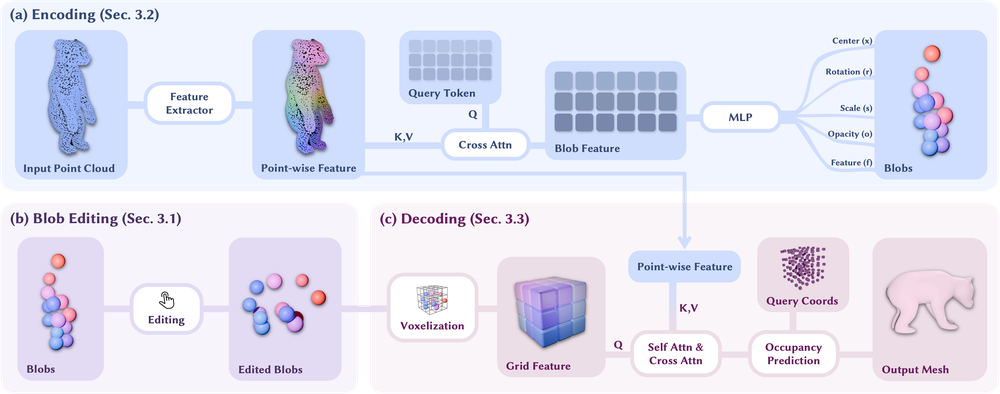
#> input picture canor/assets/images/approach.png, 1000 x 394 px, shrunk from 3652 x 1439 before the run
$ python test.py assets/images/approach.png out.png
#> lines starting #> are read from the running program, lines starting #| are printed output that depends on the picture
from PIL import Image
import sys
import os

def crop_transparent(image_path, save_path=None):
#> called with image_path = 'assets/images/approach.png', save_path = 'out.png'
    image = Image.open(image_path).convert("RGBA")
#> image is the input picture: PIL image 1000x394 RGBA; mean R, G, B, A 221.6, 221.5, 236.9, 244.9
    alpha = image.split()[-1]  # Get alpha channel
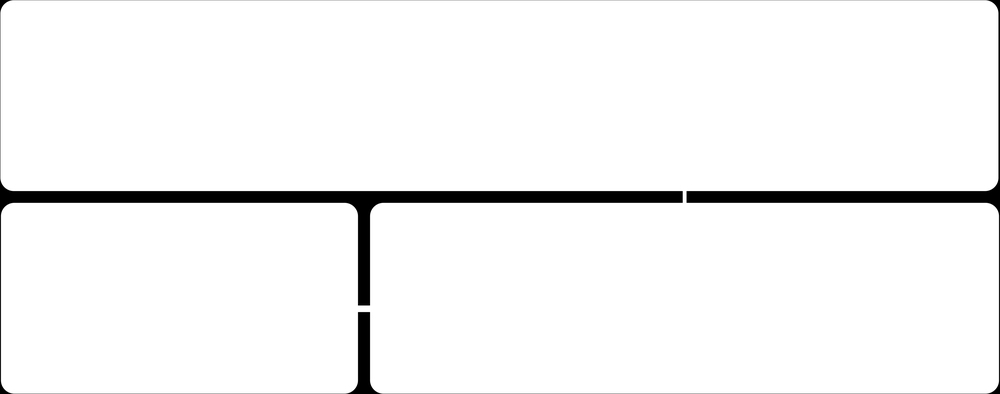
#> alpha: PIL image 1000x394 L; min 0, max 255, mean 244.9
    bbox = alpha.getbbox()  # Bounding box of non-zero alpha pixels
#> bbox = (0, 0, 1000, 394)

    if bbox:
        cropped = image.crop(bbox)
        if save_path:
            cropped.save(save_path)
        else:
            base, ext = os.path.splitext(image_path)
            cropped.save(f"{base}_cropped{ext}")
        print(f"Cropped image saved to: {save_path or base + '_cropped' + ext}")
    else:
        print("No non-transparent pixels found. Image unchanged.")

if __name__ == "__main__":
    if len(sys.argv) < 2:
        print("Usage: python crop_alpha.py input.png [output.png]")
    else:
        input_path = sys.argv[1]
        output_path = sys.argv[2] if len(sys.argv) > 2 else None
        crop_transparent(input_path, output_path)

$ run again, on canor/assets/images/clay_monster.png
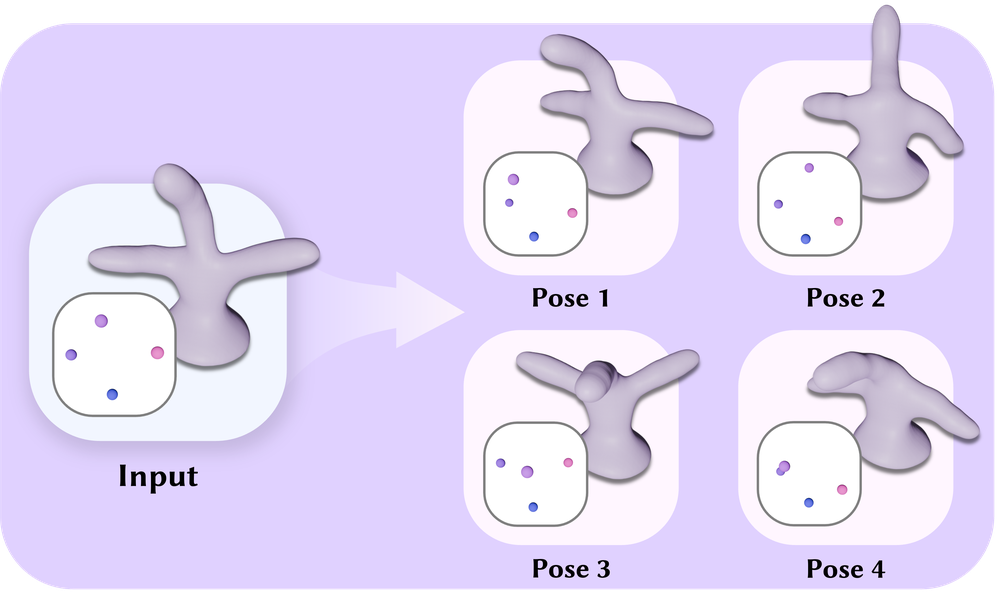
#> input picture canor/assets/images/clay_monster.png, 1000 x 602 px, shrunk from 3914 x 2355 before the run
#> in crop_transparent, image is the input picture: PIL image 1000x602 RGBA; mean R, G, B, A 211.8, 201.5, 229.6, 236.6
#> in crop_transparent, `alpha = image.split()[-1]`:
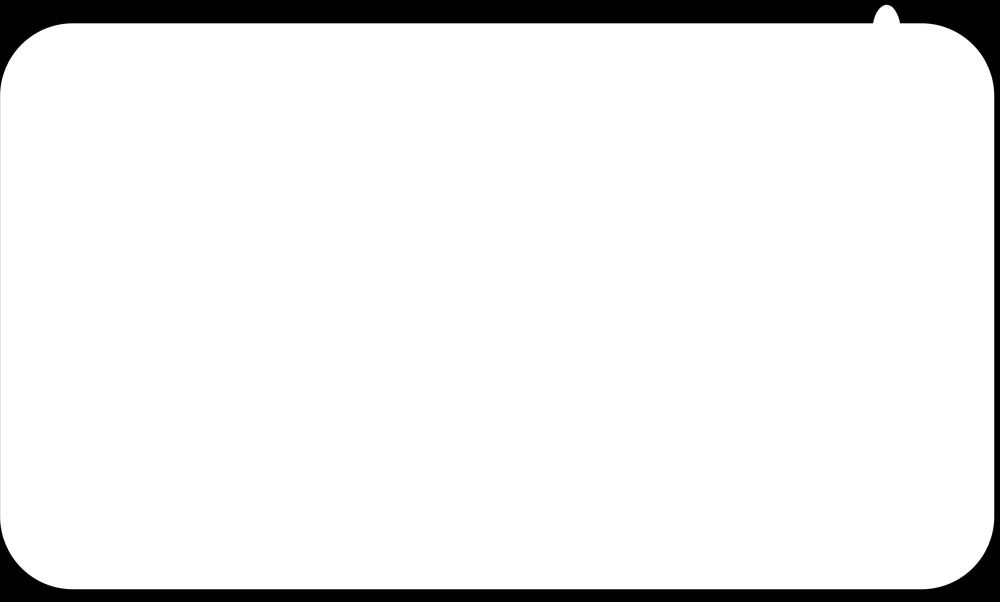
#> alpha: PIL image 1000x602 L; min 0, max 255, mean 236.6
#> bbox = (0, 2, 997, 592)
#> in crop_transparent, `cropped = image.crop(bbox)`:
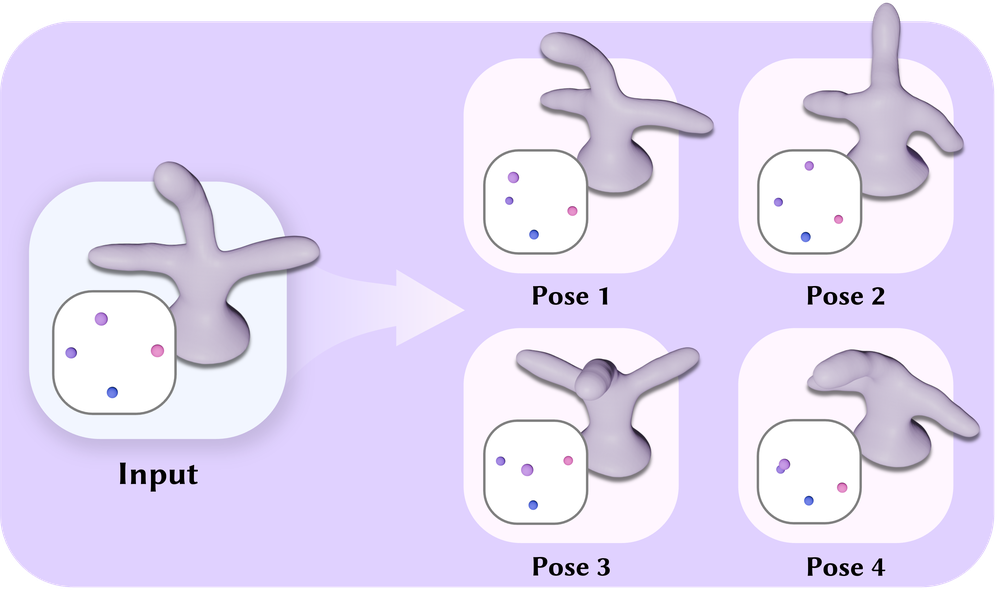
#> cropped: PIL image 997x590 RGBA; mean R, G, B, A 216.7, 206.2, 235, 242.1; transparent parts drawn white

$ run again, on canor/assets/images/teaser.png
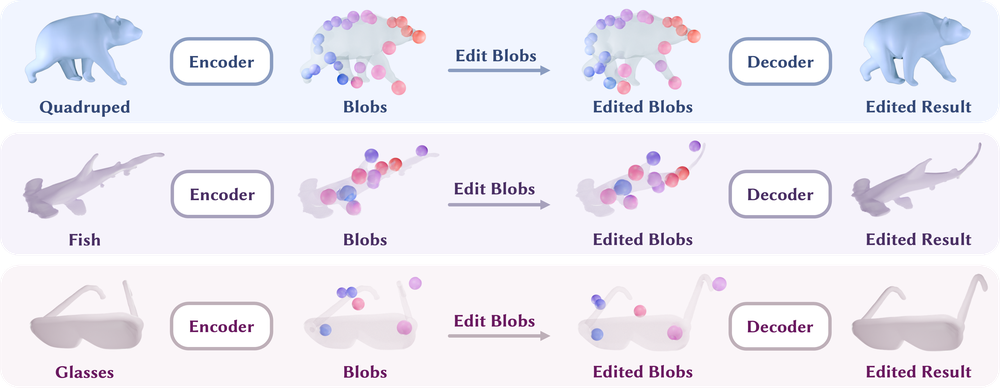
#> input picture canor/assets/images/teaser.png, 1000 x 388 px, shrunk from 4151 x 1609 before the run
#> in crop_transparent, image is the input picture: PIL image 1000x388 RGBA; mean R, G, B, A 228.2, 225.7, 235.1, 241.7
#> in crop_transparent, `alpha = image.split()[-1]`:
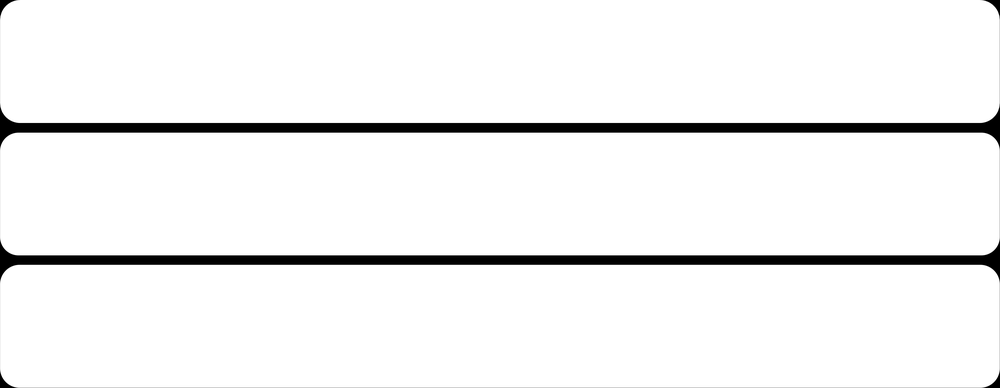
#> alpha: PIL image 1000x388 L; min 0, max 255, mean 241.7
#> bbox = (0, 0, 1000, 388)
